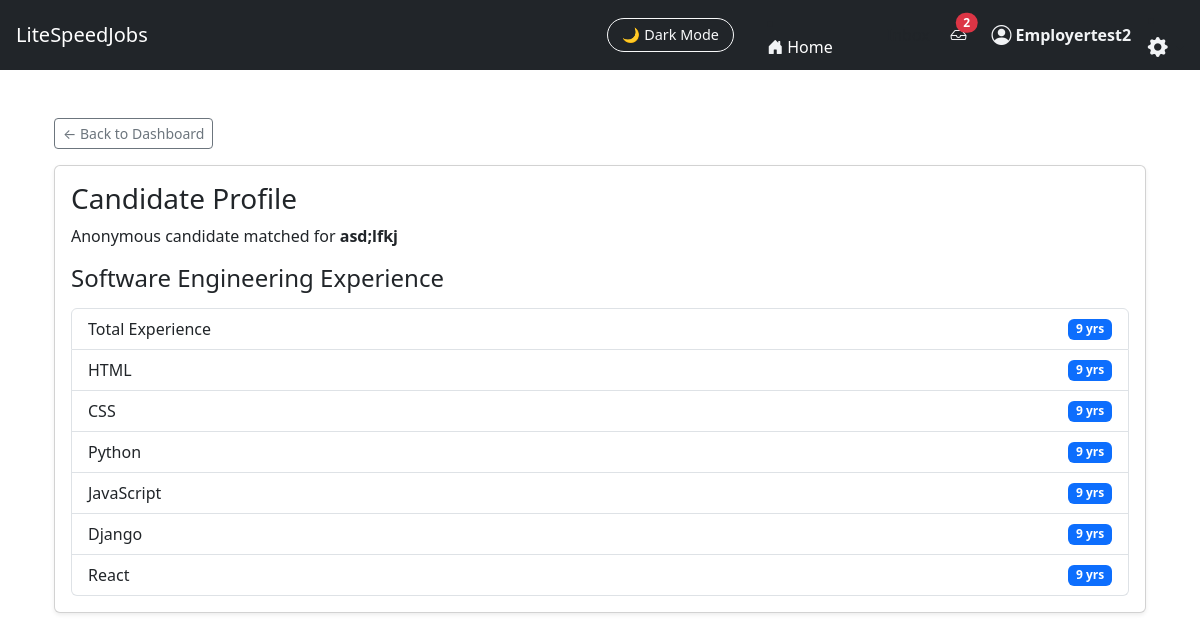
The app's page /JobFinder_app/candidate/2/13/ (signed in) with its own data.
### JobFinder_app/models.py (models this page shows, shortened)
class Job(models.Model):
    SOFTWARE = "software"
    MACHINIST = "machinist"
    JOB_TYPE_CHOICES = [
        (SOFTWARE, "Software Engineering"),
        (MACHINIST, "Machinist / Fabrication"),
    ]
    user = models.ForeignKey(User, on_delete=models.CASCADE)  # Employer account
    title = models.CharField(max_length=255)
    location = models.CharField(max_length=255, blank=True)
    description = models.TextField(blank=True, default="No description provided.")
    require_video_interview = models.BooleanField(
       default=False,
       help_text="Require candidates to submit video responses to interview questions"
    )
    interview_questions = models.TextField(
        blank=True,
        help_text="Enter one question per line."
    )
    job_type = models.CharField(
        max_length=20,
        choices=JOB_TYPE_CHOICES,
        default=SOFTWARE
    )
    created_at = models.DateTimeField(auto_now_add=True)

class SeekerModelOne(models.Model):
    user = models.OneToOneField(User, on_delete=models.CASCADE)
    first_name = models.CharField(max_length=30)
    last_name = models.CharField(max_length=30)
    minimum_yearly_salary = models.IntegerField(null=True, blank=True, default=0)
    total_years_of_experience = models.IntegerField(default=0)
    html_experience = models.IntegerField(default=0)
    css_experience = models.IntegerField(default=0)

class SeekerModelTwo(models.Model):
    user = models.OneToOneField(User, on_delete=models.CASCADE)
    python_experience = models.IntegerField(default=0)
    java_experience = models.IntegerField(default=0)
    javascript_experience = models.IntegerField(default=0)
    cplusplus_experience = models.IntegerField(default=0)
    csharp_experience = models.IntegerField(default=0)
    ruby_experience = models.IntegerField(default=0)

class SeekerModelThree(models.Model):
    user = models.OneToOneField(User, on_delete=models.CASCADE)
    react_experience = models.IntegerField(default=0)
    vue_experience = models.IntegerField(default=0)
    angular_experience = models.IntegerField(default=0)
    django_experience = models.IntegerField(default=0)
    flask_experience = models.IntegerField(default=0)
    ruby_on_rails_experience = models.IntegerField(default=0)
    fastapi_experience = models.IntegerField(default=0)
    laravel_experience = models.IntegerField(default=0)
    express_experience = models.IntegerField(default=0)
    springboot_experience = models.IntegerField(default=0)
    aspnet_experience = models.IntegerField(default=0)
    oracle_experience = models.IntegerField(default=0)
    mysql_experience = models.IntegerField(default=0)
    sqlite_experience = models.IntegerField(default=0)
    mongodb_experience = models.IntegerField(default=0)
    postgresql_experience = models.IntegerField(default=0)

### JobFinder_app/views.py (the view)
@login_required
def candidate_summary(request, job_id, seeker_id):
    job = get_object_or_404(Job, id=job_id)
    seeker = get_object_or_404(User, id=seeker_id)
    context = {
        "job": job,
        "seeker": seeker,
        "job_type": job.job_type,  # 👈 make template logic cleaner
    }
    if job.job_type == Job.SOFTWARE:
        context.update({
            "exp1": SeekerModelOne.objects.filter(user=seeker).first(),
            "exp2": SeekerModelTwo.objects.filter(user=seeker).first(),
            "exp3": SeekerModelThree.objects.filter(user=seeker).first(),
        })
    elif job.job_type == Job.MACHINIST:
        context["machinist"] = MachinistExperience.objects.filter(user=seeker).first()
    return render(request, "JobFinder_app/candidate_summary.html", context)

### JobFinder_app/context_processors.py (called while the page is built)
def unread_message_count(request):
    if request.user.is_authenticated:
        return {
            "unread_count": Message.objects.filter(
                receiver=request.user,
                is_read=False
            ).count()
        }
    return {}

### JobFinder_app/templates/JobFinder_app/candidate_summary.html (shortened to what this page needs)
{% extends "JobFinder_app/base.html" %}
{% block content %}
<div class="container mt-4">
    <div class="mb-3">
        <a href="{% url 'employer_dashboard' %}" class="btn btn-outline-secondary btn-sm ">
            ← Back to Dashboard
        </a>
    </div>
    <div class="card shadow-sm">
        <div class="card-body">
            <h3 class="mb-2">Candidate Profile</h3>
            <p class="dark-muted mb-3">
                Anonymous candidate matched for <strong>{{ job.title }}</strong>
            </p>
            {% if job_type == "software" %}
                <h4 class="mt-3">Software Engineering Experience</h4>
                {% if exp1 or exp2 or exp3 %}
                    <ul class="list-group mt-3">
                        {% if exp1 %}
                            {% if exp1.total_years_of_experience %}
                                <li class="list-group-item d-flex justify-content-between align-items-center">
                                    Total Experience
                                    <span class="badge bg-primary">
                                        {{ exp1.total_years_of_experience }} yrs
                                    </span>
                                </li>
                            {% endif %}
                            {% if exp1.html_experience %}
                                <li class="list-group-item d-flex justify-content-between align-items-center">
                                    HTML
                                    <span class="badge bg-primary">
                                        {{ exp1.html_experience }} yrs
                                    </span>
                                </li>
                            {% endif %}
                            {% if exp1.css_experience %}
                                <li class="list-group-item d-flex justify-content-between align-items-center">
                                    CSS
                                    <span class="badge bg-primary">
                                        {{ exp1.css_experience }} yrs
                                    </span>
                                </li>
                            {% endif %}
                        {% endif %}
                        {% if exp2 %}
                            {% if exp2.python_experience %}
                                <li class="list-group-item d-flex justify-content-between align-items-center">
                                    Python
                                    <span class="badge bg-primary">
                                        {{ exp2.python_experience }} yrs
                                    </span>
                                </li>
                            {% endif %}
                            {% if exp2.javascript_experience %}
                                <li class="list-group-item d-flex justify-content-between align-items-center">
                                    JavaScript
                                    <span class="badge bg-primary">
                                        {{ exp2.javascript_experience }} yrs
                                    </span>
                                </li>
                            {% endif %}
                        {% endif %}
                        {% if exp3 %}
                            {% if exp3.django_experience %}
                                <li class="list-group-item d-flex justify-content-between align-items-center">
                                    Django
                                    <span class="badge bg-primary">
                                        {{ exp3.django_experience }} yrs
                                    </span>
                                </li>
                            {% endif %}
                            {% if exp3.react_experience %}
                                <li class="list-group-item d-flex justify-content-between align-items-center">
                                    React
                                    <span class="badge bg-primary">
                                        {{ exp3.react_experience }} yrs
                                    </span>
                                </li>
                            {% endif %}
                        {% endif %}
                    </ul>
                {% else %}
                    <p class="dark-muted">No software experience submitted.</p>
            {% endif %}
            {% endif %}
        </div>
    </div>
</div>
{% endblock %}

### JobFinder_app/templates/JobFinder_app/base.html (shortened to what this page needs)
<!DOCTYPE html>
<html lang="en" data-theme="light">
<head>
    <link href="https://cdn.jsdelivr.net/npm/bootstrap@5.3.2/dist/css/bootstrap.min.css" rel="stylesheet">
    <link href="https://cdn.jsdelivr.net/npm/bootstrap-icons@1.11.1/font/bootstrap-icons.css" rel="stylesheet">
</head>
<body>
{% load message_tags %}
<nav class="navbar navbar-expand-lg navbar-dark bg-dark px-3">
    <a class="navbar-brand" href="/">LiteSpeedJobs</a>
    <div class="ms-auto d-flex align-items-center">
        <button id="darkModeToggle" class="btn btn-outline-light ms-3">
            🌙 Dark Mode
        </button>&nbsp;&nbsp;&nbsp;&nbsp;&nbsp;&nbsp;&nbsp;&nbsp;
        <li class="nav-item">
            <a class="nav-link d-flex align-items-center home-link"
            href="{% url 'landing' %}">
                <i class="bi bi-house-door-fill me-1 nav-icon"></i>
                <span class="d-none d-md-inline">Home</span>&nbsp;&nbsp;&nbsp;&nbsp;&nbsp;
            </a>
        </li>
        {% if user.is_authenticated %}&nbsp;&nbsp;&nbsp;&nbsp;&nbsp;&nbsp;&nbsp;&nbsp;
        <a href="{% url 'inbox_pro' %}" class="nav-link">Inbox</a>&nbsp;&nbsp;&nbsp;&nbsp;&nbsp;
        <a href="{% url 'inbox_pro' %}" class="nav-link position-relative">
            <i class="bi bi-inbox"></i>
            {% if unread_count and unread_count > 0 %}
                <span id="unreadBadge"
                    class="position-absolute top-0 start-100 translate-middle badge rounded-pill bg-danger">
                    {{ unread_count }}
                </span>
            {% endif %}
        </a>
        {% else %}
        <li class="nav-item">
            <a href="{% url 'login' %}" class="nav-link">
                <i class="bi bi-inbox"></i>
            </a>
        </li>
        {% endif %}&nbsp;&nbsp;&nbsp;&nbsp;&nbsp;&nbsp;
        {% if request.user.is_authenticated %}
            <a href="{% url 'role_redirect' %}"
                class="nav-link d-flex align-items-center gap-1 user-link">
                <i class="bi bi-person-circle nav-icon fs-5"></i>
             <span class="d-none d-md-inline">
                 <strong>{{ request.user.username }}</strong>&nbsp;&nbsp;&nbsp;&nbsp;
            </span>
        {% endif %}
        <li class="nav-item dropdown">
            <a class="nav-link dropdown-toggle p-0"
            href="#"
            id="settingsDropdown"
            role="button"
            data-bs-toggle="dropdown"
            aria-expanded="false"
            data-bs-placement="bottom"
            title="Account settings">
                <i class="bi bi-gear-fill fs-5 text-white"></i>
            </a>
        </li>
    </div>
</nav>
<div class="container py-4">
    {% block content %}{% endblock %}
</div>
</body>
</html>

### JobFinder_app/templates/JobFinder_app/base.html (style rules this page uses)
:root { --ls-bg: #ffffff; --ls-bg-card: #f7f9fc; --ls-text: #141414; --ls-text-muted: #555; --ls-border: #e4e7ec; --ls-icon-color: #f1f3f5; --chat-bg: #ffffff; --chat-panel-bg: #f8f9fa; --chat-border: #dee2e6; --chat-text: #212529; --chat-muted: #6c757d; --bubble-sent-bg: #0d6efd; --bubble-sent-text: #ffffff; --bubble-received-bg: #e9ecef; --bubble-received-text: #212529; --ls-primary: #4dabf7; --ls-dark-bg: #0e1116; --ls-dark-bg-card: #1a1d24; --ls-dark-border: #2b2e36; --ls-dark-text: #f1f3f7; --ls-dark-muted: #b7bcc7; }
body { transition: background 0.3s ease, color 0.3s ease; }
.navbar { transition: background 0.3s ease; }
.card { transition: background 0.3s ease, border 0.3s ease; }
.btn { transition: background 0.25s ease, color 0.25s ease, border 0.25s ease; }
.navbar .nav-link i, .navbar .inbox-icon { color: var(--ls-icon-color) !important; transition: color 0.2s ease; }
.user-link .nav-icon, .user-link span { color: var(--ls-icon-color); transition: color 0.2s ease; font-weight: 500; }
.home-link, .home-link i { color: #ffffff !important; }
.bi-gear-fill { transition: transform 0.3s ease; }
#darkModeToggle { font-size: 0.9rem; border-radius: 25px; padding: 5px 14px; cursor: pointer; }

### records on screen
Job: title "asd;lfkj"
SeekerModelOne: total_years_of_experience "9", html_experience "9", css_experience "9"
SeekerModelTwo: python_experience "9", javascript_experience "9"
SeekerModelThree: django_experience "9", react_experience "9"

### other values on screen
{{ unread_count }} "2"
{{ request.user.username }} "Employertest2"
